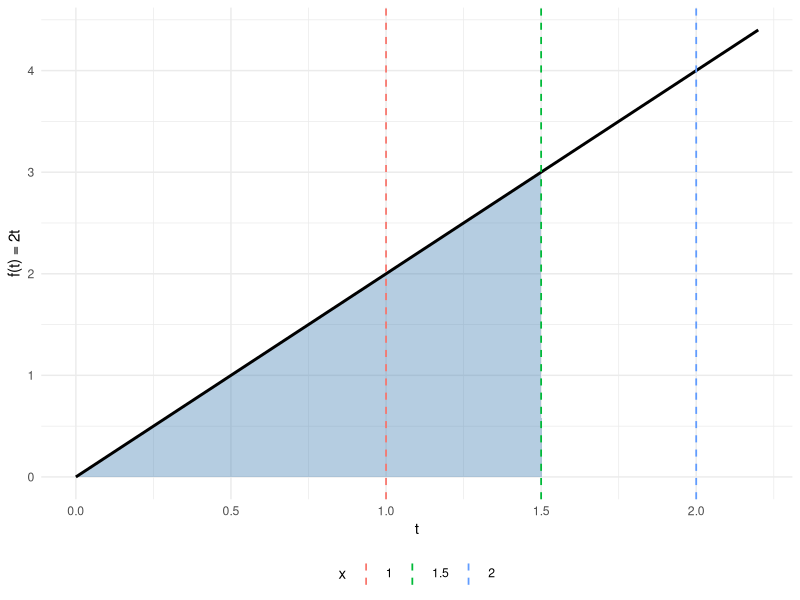
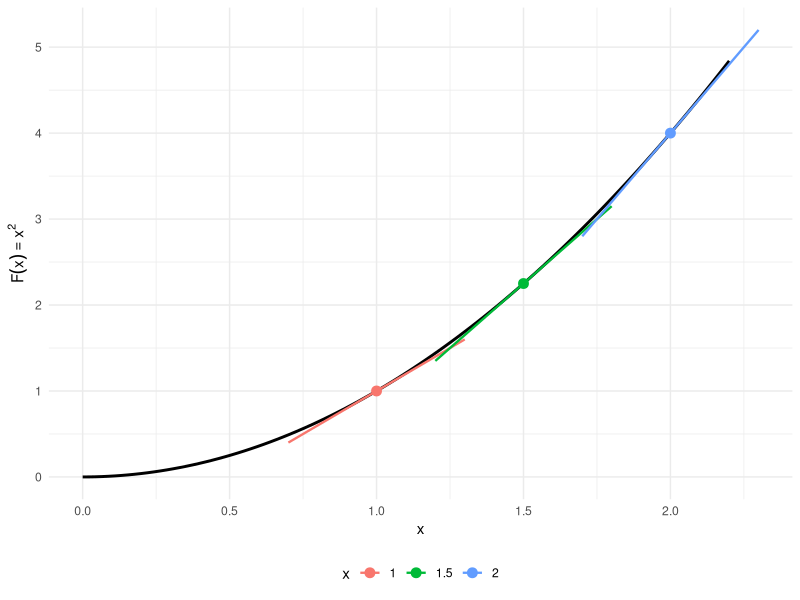

Source code (R) for these figures, in order:
## ---- chunk 1
#| label: ftc-part1-setup
#| include: false
x_marks <- c(1, 1.5, 2)
x_focus <- 1.5
## ---- chunk 2
#| label: ftc-part1-left-code
#| code-fold: true
ggplot2::ggplot() +
  ggplot2::geom_area(
    data = tibble::tibble(t = seq(0, x_focus, length.out = 200)),
    ggplot2::aes(x = t, y = 2 * t),
    fill = "steelblue", alpha = 0.4
  ) +
  ggplot2::geom_function(fun = \(t) 2 * t, xlim = c(0, 2.2), linewidth = 1) +
  ggplot2::geom_vline(
    data = tibble::tibble(x = x_marks),
    ggplot2::aes(xintercept = x, color = factor(x)),
    linetype = "dashed", linewidth = 0.6
  ) +
  ggplot2::labs(x = "t", y = "f(t) = 2t", color = "x") +
  ggplot2::theme_minimal() +
  ggplot2::theme(legend.position = "bottom")
## ---- chunk 3
#| label: ftc-part1-right-code
#| code-fold: true
slope_df <- tibble::tibble(
  x = x_marks,
  Fx = x_marks^2,
  slope = 2 * x_marks
)

ggplot2::ggplot() +
  ggplot2::geom_function(fun = \(x) x^2, xlim = c(0, 2.2), linewidth = 1) +
  ggplot2::geom_point(
    data = slope_df,
    ggplot2::aes(x = x, y = Fx, color = factor(x)),
    size = 3
  ) +
  ggplot2::geom_segment(
    data = slope_df,
    ggplot2::aes(
      x = x - 0.3, xend = x + 0.3,
      y = Fx - 0.3 * slope, yend = Fx + 0.3 * slope,
      color = factor(x)
    ),
    linewidth = 0.8
  ) +
  ggplot2::labs(x = "x", y = expression(F(x) == x^2), color = "x") +
  ggplot2::theme_minimal() +
  ggplot2::theme(legend.position = "bottom")
